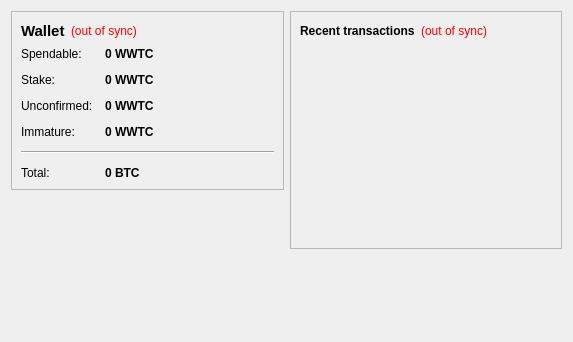
<?xml version="1.0" encoding="UTF-8"?>
<ui version="4.0">
 <class>OverviewPage</class>
 <widget class="QWidget" name="OverviewPage">
  <property name="geometry">
   <rect>
    <x>0</x>
    <y>0</y>
    <width>573</width>
    <height>342</height>
   </rect>
  </property>
  <property name="windowTitle">
   <string>Form</string>
  </property>
  <layout class="QHBoxLayout" name="horizontalLayout" stretch="1,1">
   <item>
    <layout class="QVBoxLayout" name="verticalLayout_2">
     <item>
      <widget class="QFrame" name="frame">
       <property name="frameShape">
        <enum>QFrame::StyledPanel</enum>
       </property>
       <property name="frameShadow">
        <enum>QFrame::Raised</enum>
       </property>
       <layout class="QVBoxLayout" name="verticalLayout_4">
        <item>
         <layout class="QHBoxLayout" name="horizontalLayout_4">
          <item>
           <widget class="QLabel" name="label_5">
            <property name="font">
             <font>
              <pointsize>11</pointsize>
              <weight>75</weight>
              <bold>true</bold>
             </font>
            </property>
            <property name="text">
             <string>Wallet</string>
            </property>
           </widget>
          </item>
          <item>
           <widget class="QLabel" name="labelWalletStatus">
            <property name="toolTip">
             <string>The displayed information may be out of date. Your wallet automatically synchronizes with the wwtccoin network after a connection is established, but this process has not completed yet.</string>
            </property>
            <property name="styleSheet">
             <string notr="true">QLabel { color: red; }</string>
            </property>
            <property name="text">
             <string notr="true">(out of sync)</string>
            </property>
            <property name="alignment">
             <set>Qt::AlignLeading|Qt::AlignLeft|Qt::AlignVCenter</set>
            </property>
           </widget>
          </item>
          <item>
           <spacer name="horizontalSpacer_2">
            <property name="orientation">
             <enum>Qt::Horizontal</enum>
            </property>
            <property name="sizeHint" stdset="0">
             <size>
              <width>40</width>
              <height>20</height>
             </size>
            </property>
           </spacer>
          </item>
         </layout>
        </item>
        <item>
         <layout class="QFormLayout" name="formLayout_2">
          <property name="fieldGrowthPolicy">
           <enum>QFormLayout::AllNonFixedFieldsGrow</enum>
          </property>
          <property name="horizontalSpacing">
           <number>12</number>
          </property>
          <property name="verticalSpacing">
           <number>12</number>
          </property>
          <item row="0" column="0">
           <widget class="QLabel" name="label">
            <property name="text">
             <string>Spendable:</string>
            </property>
           </widget>
          </item>
          <item row="0" column="1">
           <widget class="QLabel" name="labelBalance">
            <property name="font">
             <font>
              <weight>75</weight>
              <bold>true</bold>
             </font>
            </property>
            <property name="cursor">
             <cursorShape>IBeamCursor</cursorShape>
            </property>
            <property name="toolTip">
             <string>Your current spendable balance</string>
            </property>
            <property name="text">
             <string notr="true">0 WWTC</string>
            </property>
            <property name="textInteractionFlags">
             <set>Qt::LinksAccessibleByMouse|Qt::TextSelectableByKeyboard|Qt::TextSelectableByMouse</set>
            </property>
           </widget>
          </item>
          <item row="1" column="0">
           <widget class="QLabel" name="label_6">
            <property name="text">
             <string>Stake:</string>
            </property>
           </widget>
          </item>
          <item row="1" column="1">
           <widget class="QLabel" name="labelStake">
            <property name="font">
             <font>
              <weight>75</weight>
              <bold>true</bold>
             </font>
            </property>
            <property name="cursor">
             <cursorShape>IBeamCursor</cursorShape>
            </property>
            <property name="toolTip">
             <string>Total of coins that was staked, and do not yet count toward the current balance</string>
            </property>
            <property name="text">
             <string notr="true">0 WWTC</string>
            </property>
            <property name="textInteractionFlags">
             <set>Qt::LinksAccessibleByMouse|Qt::TextSelectableByKeyboard|Qt::TextSelectableByMouse</set>
            </property>
           </widget>
          </item>
          <item row="2" column="0">
           <widget class="QLabel" name="label_3">
            <property name="text">
             <string>Unconfirmed:</string>
            </property>
           </widget>
          </item>
          <item row="2" column="1">
           <widget class="QLabel" name="labelUnconfirmed">
            <property name="font">
             <font>
              <weight>75</weight>
              <bold>true</bold>
             </font>
            </property>
            <property name="cursor">
             <cursorShape>IBeamCursor</cursorShape>
            </property>
            <property name="toolTip">
             <string>Total of transactions that have yet to be confirmed, and do not yet count toward the current balance</string>
            </property>
            <property name="text">
             <string notr="true">0 WWTC</string>
            </property>
            <property name="textInteractionFlags">
             <set>Qt::LinksAccessibleByMouse|Qt::TextSelectableByKeyboard|Qt::TextSelectableByMouse</set>
            </property>
           </widget>
          </item>
          <item row="3" column="0">
           <widget class="QLabel" name="labelImmatureText">
            <property name="text">
             <string>Immature:</string>
            </property>
           </widget>
          </item>
          <item row="3" column="1">
           <widget class="QLabel" name="labelImmature">
            <property name="font">
             <font>
              <weight>75</weight>
              <bold>true</bold>
             </font>
            </property>
            <property name="toolTip">
             <string>Mined balance that has not yet matured</string>
            </property>
            <property name="text">
             <string notr="true">0 WWTC</string>
            </property>
            <property name="textInteractionFlags">
             <set>Qt::LinksAccessibleByMouse|Qt::TextSelectableByKeyboard|Qt::TextSelectableByMouse</set>
            </property>
           </widget>
          </item>
          <item row="4" column="0" colspan="2">
           <widget class="Line" name="line">
            <property name="orientation">
             <enum>Qt::Horizontal</enum>
            </property>
           </widget>
          </item>
          <item row="5" column="0">
           <widget class="QLabel" name="labelTotalText">
            <property name="text">
             <string>Total:</string>
            </property>
           </widget>
          </item>
          <item row="5" column="1">
           <widget class="QLabel" name="labelTotal">
            <property name="font">
             <font>
              <weight>75</weight>
              <bold>true</bold>
             </font>
            </property>
            <property name="cursor">
             <cursorShape>IBeamCursor</cursorShape>
            </property>
            <property name="toolTip">
             <string>Your current total balance</string>
            </property>
            <property name="text">
             <string notr="true">0 BTC</string>
            </property>
            <property name="textInteractionFlags">
             <set>Qt::LinksAccessibleByMouse|Qt::TextSelectableByKeyboard|Qt::TextSelectableByMouse</set>
            </property>
           </widget>
          </item>
         </layout>
        </item>
       </layout>
      </widget>
     </item>
     <item>
      <spacer name="verticalSpacer">
       <property name="orientation">
        <enum>Qt::Vertical</enum>
       </property>
       <property name="sizeHint" stdset="0">
        <size>
         <width>20</width>
         <height>40</height>
        </size>
       </property>
      </spacer>
     </item>
    </layout>
   </item>
   <item>
    <layout class="QVBoxLayout" name="verticalLayout_3">
     <item>
      <widget class="QFrame" name="frame_2">
       <property name="frameShape">
        <enum>QFrame::StyledPanel</enum>
       </property>
       <property name="frameShadow">
        <enum>QFrame::Raised</enum>
       </property>
       <layout class="QVBoxLayout" name="verticalLayout">
        <item>
         <layout class="QHBoxLayout" name="horizontalLayout_2">
          <item>
           <widget class="QLabel" name="label_4">
            <property name="text">
             <string>&lt;b&gt;Recent transactions&lt;/b&gt;</string>
            </property>
           </widget>
          </item>
          <item>
           <widget class="QLabel" name="labelTransactionsStatus">
            <property name="toolTip">
             <string>The displayed information may be out of date. Your wallet automatically synchronizes with the wwtccoin network after a connection is established, but this process has not completed yet.</string>
            </property>
            <property name="styleSheet">
             <string notr="true">QLabel { color: red; }</string>
            </property>
            <property name="text">
             <string notr="true">(out of sync)</string>
            </property>
            <property name="alignment">
             <set>Qt::AlignRight|Qt::AlignTrailing|Qt::AlignVCenter</set>
            </property>
           </widget>
          </item>
          <item>
           <spacer name="horizontalSpacer">
            <property name="orientation">
             <enum>Qt::Horizontal</enum>
            </property>
            <property name="sizeHint" stdset="0">
             <size>
              <width>40</width>
              <height>20</height>
             </size>
            </property>
           </spacer>
          </item>
         </layout>
        </item>
        <item>
         <widget class="QListView" name="listTransactions">
          <property name="styleSheet">
           <string notr="true">QListView { background: transparent; }</string>
          </property>
          <property name="frameShape">
           <enum>QFrame::NoFrame</enum>
          </property>
          <property name="verticalScrollBarPolicy">
           <enum>Qt::ScrollBarAlwaysOff</enum>
          </property>
          <property name="horizontalScrollBarPolicy">
           <enum>Qt::ScrollBarAlwaysOff</enum>
          </property>
          <property name="selectionMode">
           <enum>QAbstractItemView::NoSelection</enum>
          </property>
         </widget>
        </item>
       </layout>
      </widget>
     </item>
     <item>
      <spacer name="verticalSpacer_2">
       <property name="orientation">
        <enum>Qt::Vertical</enum>
       </property>
       <property name="sizeHint" stdset="0">
        <size>
         <width>20</width>
         <height>40</height>
        </size>
       </property>
      </spacer>
     </item>
    </layout>
   </item>
  </layout>
 </widget>
 <resources/>
 <connections/>
</ui>
